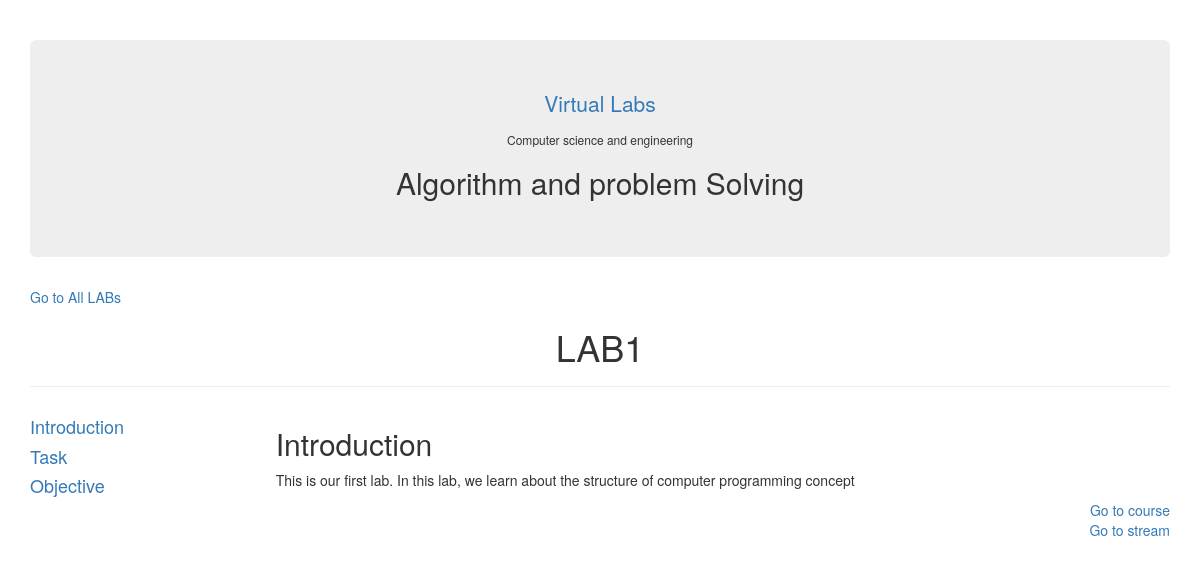
Screenshot of /list_of_labs/LAB1 with the database file from the repository.
### vlabs/models.py (models this page shows)
class List_of_labs(models.Model):
    list_of_labs = models.TextField()
    Introduction = models.TextField()
    objective = models.TextField()

### vlabs/views.py (the view)
# urls.py: url(r'^list_of_labs/(?P<name>[\S]+)/?$', views.lab, name="lab"),
def lab(request, name):
    lab = List_of_labs.objects.get(list_of_labs=name)
    return render(request, "vlabs/LAB.html",{"lab":lab, "labNo": name,"action":"Introduction"})

### templates/vlabs/LAB.html (shortened to what this page needs)
<!DOCTYPE html>
<html lang="en" xmlns="http://www.w3.org/1999/html" xmlns="http://www.w3.org/1999/html">
<head>
  <link rel="stylesheet" href="https://maxcdn.bootstrapcdn.com/bootstrap/3.3.7/css/bootstrap.min.css">
</head>
</head>
<body>
<div class="container">
    <div class="page-header">
  <div class="jumbotron">
      <a href="/"  style="text-align: center"><p>Virtual Labs</p></a>
      <h6 style="text-align: center">Computer science and engineering</h6>
      <h2 style="text-align: center">Algorithm and problem Solving</h2>
</div>
        <a href="/list_of_labs">Go to All LABs</a>
        <h1 style="text-align: center">{{ labNo }}</h1>
    </div>
        <div>
            <div class="row">
        <div class="col-sm-6 col-lg-6 col-md-6 imgcntr container" style="width: 21%">
        <h4><a href="/list_of_labs/LAB1">Introduction</a></br></h4>
            <h4><a href={% url 'task' labNo %}>Task</a></br></h4>
            <h4><a href="{% url 'objective' labNo %}">Objective</a></br></h4>
        </div>
                <div class="col-sm-6 col-lg-6 col-md-6 imgcntr" style="width: 79%">
                    {% if action == "Introduction" %}
                    <h2>Introduction</h2>
                        <p>{{ lab.Introduction }}</p>
                    {% else %}
                    <h2>Objective</h2>
                        <p>{{ lab.objective }}</p>
                    {% endif %}
                <a href="/problemSolving" style="float: right">Go to course</a>
        <br>
        <a href="/stream" style="float: right">Go to stream</a>
                </div>
        </div>
        </div>
    </div>
</body>
</html>

### rows the page displays
List_of_labs: list_of_labs "LAB1", Introduction "This is our first lab. In this lab, we learn about the structure of computer programming concept"
